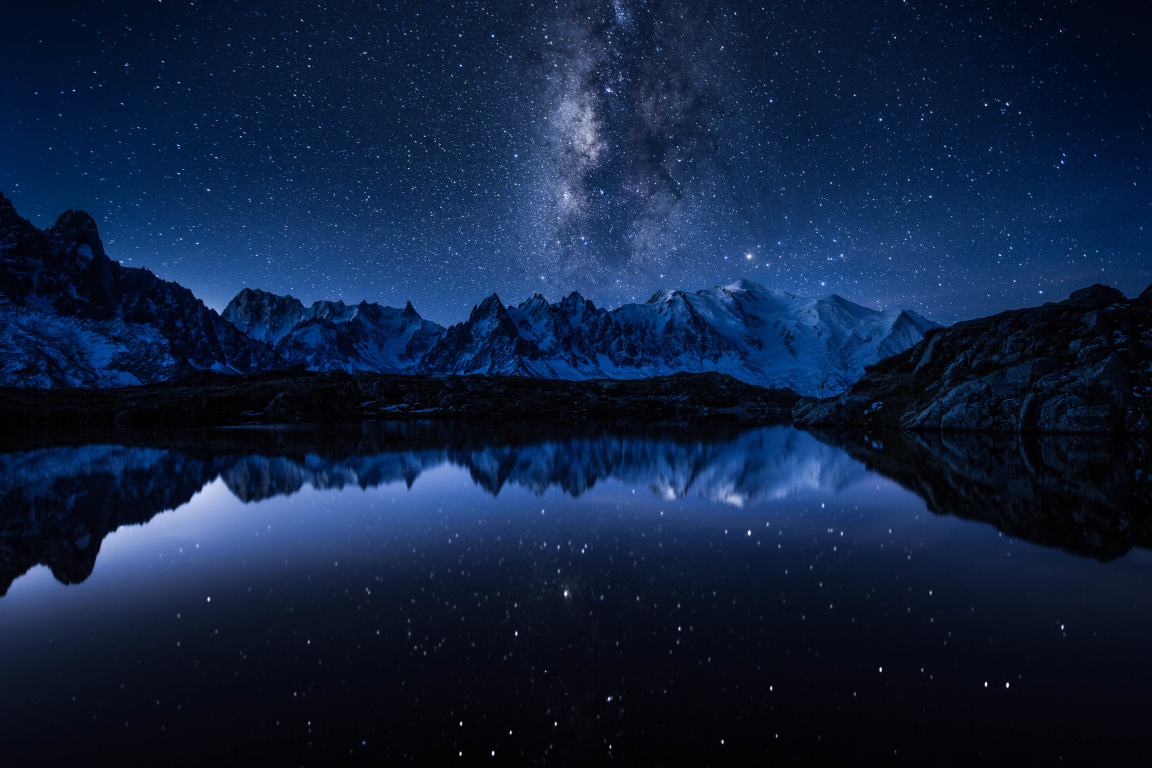
#> input picture modulos_python_os_datetime_sys_json_csv_selenium_pillow_e_mais/pillow_redimensionando_imagens_com_python/original.jpg, 5760 x 3840 px (shown at 1/5 size)
$ python main.py
#> lines starting #> are read from the running program, lines starting #| are printed output that depends on the picture
# Pillow: redimensionando imagens com Python
# Essa biblioteca é o Photoshop do Python 😂
from pathlib import Path

from PIL import Image

ROOT_FOLDER = Path(__file__).parent
ORIGINAL = ROOT_FOLDER / 'original.jpg'
NEW_IMAGE = ROOT_FOLDER / ' new.jpg'

pil_image = Image.open(ORIGINAL)
#> pil_image is the input picture: PIL image 5760x3840 RGB; mean R, G, B 15.6, 33, 62.8
width, height = pil_image.size
#> width = 5760; height = 3840
# exif = pil_image.info['exif']

# width     new_width
# height    ??
new_width = 640
new_height = round(height * new_width / width)
#> new_height = 427

new_image = pil_image.resize(size=(new_width, new_height))
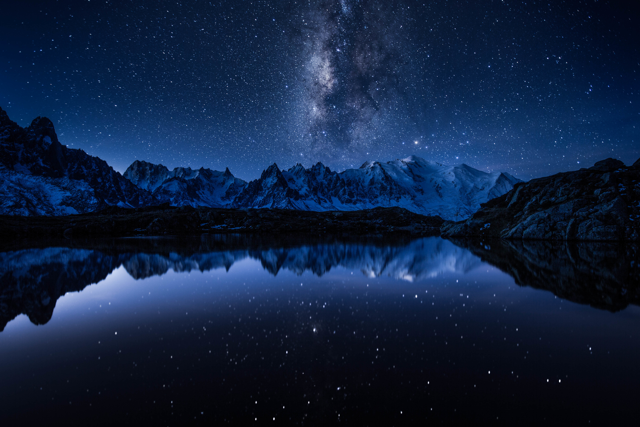
#> new_image: PIL image 640x427 RGB; mean R, G, B 15.6, 33, 62.8
new_image.save(
    NEW_IMAGE,
    optimize=True,
    quality=70,
    # exif=exif,
)
